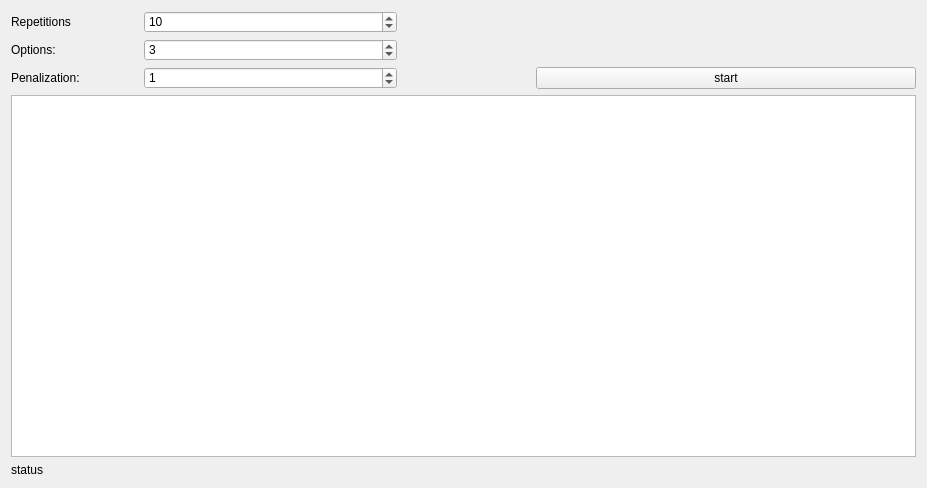
<?xml version="1.0" encoding="UTF-8"?>
<ui version="4.0">
 <class>auto_test</class>
 <widget class="QWidget" name="auto_test">
  <property name="geometry">
   <rect>
    <x>0</x>
    <y>0</y>
    <width>927</width>
    <height>488</height>
   </rect>
  </property>
  <property name="windowTitle">
   <string>auto_test</string>
  </property>
  <property name="styleSheet">
   <string notr="true">QLabel#lbl_question {
	background-color: rgb(255, 255, 255);
	font: 300 16pt;
	color: rgb(0, 0, 200)
}

QLabel#lbl_counter {
	color: rgb(0, 128, 128)
}


QOption {
	background-color: rgb(255, 255, 255, 150);
	border-radius: 10px;
/*    margin-left: 10px;*/
	font: 12pt;
}
</string>
  </property>
  <layout class="QVBoxLayout" name="verticalLayout">
   <item>
    <widget class="QStackedWidget" name="stackedWidget">
     <property name="currentIndex">
      <number>0</number>
     </property>
     <widget class="QWidget" name="page">
      <layout class="QGridLayout" name="gridLayout" columnstretch="1,2,1,3">
       <property name="margin">
        <number>0</number>
       </property>
       <item row="0" column="1">
        <widget class="QSpinBox" name="sb_repetitions">
         <property name="value">
          <number>10</number>
         </property>
        </widget>
       </item>
       <item row="1" column="1">
        <widget class="QSpinBox" name="sb_options">
         <property name="maximum">
          <number>10</number>
         </property>
         <property name="value">
          <number>3</number>
         </property>
        </widget>
       </item>
       <item row="3" column="0" colspan="4">
        <widget class="QTreeView" name="tv_exam"/>
       </item>
       <item row="2" column="0">
        <widget class="QLabel" name="label_4">
         <property name="text">
          <string>Penalization:</string>
         </property>
        </widget>
       </item>
       <item row="0" column="0">
        <widget class="QLabel" name="label_2">
         <property name="text">
          <string>Repetitions</string>
         </property>
        </widget>
       </item>
       <item row="2" column="3">
        <widget class="QPushButton" name="pb_start">
         <property name="text">
          <string>start</string>
         </property>
        </widget>
       </item>
       <item row="1" column="0">
        <widget class="QLabel" name="label_3">
         <property name="text">
          <string>Options:</string>
         </property>
        </widget>
       </item>
       <item row="2" column="1">
        <widget class="QSpinBox" name="sb_penalizations">
         <property name="value">
          <number>1</number>
         </property>
        </widget>
       </item>
       <item row="2" column="2">
        <spacer name="horizontalSpacer">
         <property name="orientation">
          <enum>Qt::Horizontal</enum>
         </property>
         <property name="sizeHint" stdset="0">
          <size>
           <width>40</width>
           <height>20</height>
          </size>
         </property>
        </spacer>
       </item>
      </layout>
     </widget>
     <widget class="QWidget" name="page_2">
      <layout class="QGridLayout" name="gridLayout_2">
       <property name="verticalSpacing">
        <number>10</number>
       </property>
       <item row="1" column="1">
        <widget class="QOption" name="option0">
         <property name="sizePolicy">
          <sizepolicy hsizetype="Preferred" vsizetype="Expanding">
           <horstretch>0</horstretch>
           <verstretch>0</verstretch>
          </sizepolicy>
         </property>
         <property name="text">
          <string>TextLabel</string>
         </property>
         <property name="indent">
          <number>10</number>
         </property>
        </widget>
       </item>
       <item row="3" column="1">
        <widget class="QOption" name="option2">
         <property name="sizePolicy">
          <sizepolicy hsizetype="Preferred" vsizetype="Expanding">
           <horstretch>0</horstretch>
           <verstretch>0</verstretch>
          </sizepolicy>
         </property>
         <property name="text">
          <string>TextLabel</string>
         </property>
         <property name="indent">
          <number>10</number>
         </property>
        </widget>
       </item>
       <item row="0" column="0">
        <widget class="QLabel" name="lbl_counter">
         <property name="sizePolicy">
          <sizepolicy hsizetype="Minimum" vsizetype="Preferred">
           <horstretch>0</horstretch>
           <verstretch>0</verstretch>
          </sizepolicy>
         </property>
         <property name="text">
          <string>counter</string>
         </property>
        </widget>
       </item>
       <item row="7" column="1">
        <widget class="QOption" name="option6">
         <property name="sizePolicy">
          <sizepolicy hsizetype="Preferred" vsizetype="Expanding">
           <horstretch>0</horstretch>
           <verstretch>0</verstretch>
          </sizepolicy>
         </property>
         <property name="text">
          <string>TextLabel</string>
         </property>
         <property name="indent">
          <number>10</number>
         </property>
        </widget>
       </item>
       <item row="9" column="1">
        <widget class="QOption" name="option8">
         <property name="sizePolicy">
          <sizepolicy hsizetype="Preferred" vsizetype="Expanding">
           <horstretch>0</horstretch>
           <verstretch>0</verstretch>
          </sizepolicy>
         </property>
         <property name="text">
          <string>TextLabel</string>
         </property>
         <property name="indent">
          <number>10</number>
         </property>
        </widget>
       </item>
       <item row="6" column="1">
        <widget class="QOption" name="option5">
         <property name="sizePolicy">
          <sizepolicy hsizetype="Preferred" vsizetype="Expanding">
           <horstretch>0</horstretch>
           <verstretch>0</verstretch>
          </sizepolicy>
         </property>
         <property name="text">
          <string>TextLabel</string>
         </property>
         <property name="indent">
          <number>10</number>
         </property>
        </widget>
       </item>
       <item row="8" column="1">
        <widget class="QOption" name="option7">
         <property name="sizePolicy">
          <sizepolicy hsizetype="Preferred" vsizetype="Expanding">
           <horstretch>0</horstretch>
           <verstretch>0</verstretch>
          </sizepolicy>
         </property>
         <property name="text">
          <string>TextLabel</string>
         </property>
         <property name="indent">
          <number>10</number>
         </property>
        </widget>
       </item>
       <item row="2" column="1">
        <widget class="QOption" name="option1">
         <property name="sizePolicy">
          <sizepolicy hsizetype="Preferred" vsizetype="Expanding">
           <horstretch>0</horstretch>
           <verstretch>0</verstretch>
          </sizepolicy>
         </property>
         <property name="text">
          <string>TextLabel</string>
         </property>
         <property name="indent">
          <number>10</number>
         </property>
        </widget>
       </item>
       <item row="0" column="1">
        <widget class="QLabel" name="lbl_question">
         <property name="sizePolicy">
          <sizepolicy hsizetype="Expanding" vsizetype="Fixed">
           <horstretch>0</horstretch>
           <verstretch>0</verstretch>
          </sizepolicy>
         </property>
         <property name="text">
          <string>QUESTION</string>
         </property>
         <property name="alignment">
          <set>Qt::AlignCenter</set>
         </property>
         <property name="margin">
          <number>8</number>
         </property>
        </widget>
       </item>
       <item row="10" column="1">
        <widget class="QOption" name="option9">
         <property name="sizePolicy">
          <sizepolicy hsizetype="Preferred" vsizetype="Expanding">
           <horstretch>0</horstretch>
           <verstretch>0</verstretch>
          </sizepolicy>
         </property>
         <property name="text">
          <string>TextLabel</string>
         </property>
         <property name="indent">
          <number>10</number>
         </property>
        </widget>
       </item>
       <item row="5" column="1">
        <widget class="QOption" name="option4">
         <property name="sizePolicy">
          <sizepolicy hsizetype="Preferred" vsizetype="Expanding">
           <horstretch>0</horstretch>
           <verstretch>0</verstretch>
          </sizepolicy>
         </property>
         <property name="text">
          <string>TextLabel</string>
         </property>
         <property name="indent">
          <number>10</number>
         </property>
        </widget>
       </item>
       <item row="4" column="1">
        <widget class="QOption" name="option3">
         <property name="sizePolicy">
          <sizepolicy hsizetype="Preferred" vsizetype="Expanding">
           <horstretch>0</horstretch>
           <verstretch>0</verstretch>
          </sizepolicy>
         </property>
         <property name="text">
          <string>TextLabel</string>
         </property>
         <property name="indent">
          <number>10</number>
         </property>
        </widget>
       </item>
       <item row="11" column="1">
        <spacer name="verticalSpacer">
         <property name="orientation">
          <enum>Qt::Vertical</enum>
         </property>
         <property name="sizeType">
          <enum>QSizePolicy::MinimumExpanding</enum>
         </property>
         <property name="sizeHint" stdset="0">
          <size>
           <width>20</width>
           <height>40</height>
          </size>
         </property>
        </spacer>
       </item>
      </layout>
     </widget>
     <widget class="QWidget" name="page_3">
      <layout class="QVBoxLayout" name="verticalLayout_2">
       <item>
        <widget class="QLabel" name="label">
         <property name="styleSheet">
          <string notr="true">color: rgb(0, 192, 0);
font: 75 24pt &quot;Ubuntu&quot;;
background-color: rgb(255, 255, 255);</string>
         </property>
         <property name="text">
          <string>CONGRATULATIONS</string>
         </property>
         <property name="alignment">
          <set>Qt::AlignCenter</set>
         </property>
        </widget>
       </item>
       <item>
        <widget class="QPlainTextEdit" name="pte_report"/>
       </item>
       <item>
        <widget class="QPushButton" name="pushButton">
         <property name="text">
          <string>RESET</string>
         </property>
        </widget>
       </item>
      </layout>
     </widget>
    </widget>
   </item>
   <item>
    <widget class="QLabel" name="lbl_status">
     <property name="text">
      <string>status</string>
     </property>
    </widget>
   </item>
  </layout>
 </widget>
 <layoutdefault spacing="6" margin="11"/>
 <customwidgets>
  <customwidget>
   <class>QOption</class>
   <extends>QLabel</extends>
   <header>qoption.h</header>
  </customwidget>
 </customwidgets>
 <resources/>
 <connections/>
</ui>
